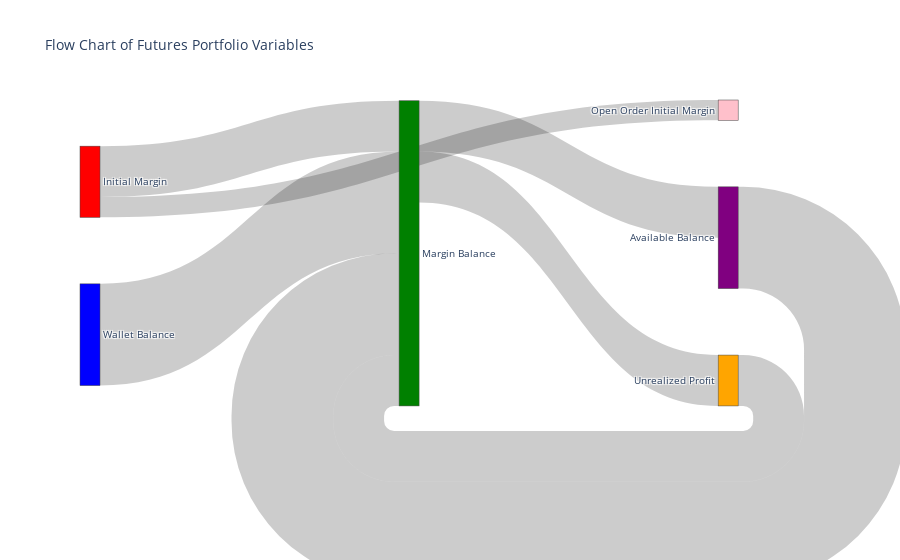

This figure's notebook cell:
### Code cell
import plotly.graph_objects as go

# Définir les nœuds du diagramme de flux
nodes = dict(
    label=["Wallet Balance", "Margin Balance", "Available Balance", "Unrealized Profit", "Initial Margin", "Open Order Initial Margin", "Position Initial Margin"],
    color=["blue", "green", "purple", "orange", "red", "pink", "yellow"]
)

# Définir les liens entre les nœuds
links = dict(
    source=[0, 1, 1, 2, 3, 4, 4],  # index des nœuds sources
    target=[1, 2, 3, 1, 1, 1, 5],  # index des nœuds cibles
    value=[10000, 5000, 5000, 10000, 5000, 5000, 2000]  # valeurs associées aux liens
)

# Créer le diagramme de flux
fig = go.Figure(go.Sankey(
    node=nodes,
    link=links
))

# Ajouter un titre
fig.update_layout(title_text="Flow Chart of Futures Portfolio Variables", font_size=10)

# Afficher le diagramme
fig.show()

### Figure 1 — Plotly figure (JSON) as saved in the notebook; plotly's stock layout.template omitted (floating-point values rounded to 4 significant figures)
{"data": [{"link": {"source": [0, 1, 1, 2, 3, 4, 4], "target": [1, 2, 3, 1, 1, 1, 5], "value": [10000, 5000, 5000, 10000, 5000, 5000, 2000]}, "node": {"color": ["blue", "green", "purple", "orange", "red", "pink", "yellow"], "label": ["Wallet Balance", "Margin Balance", "Available Balance", "Unrealized Profit", "Initial Margin", "Open Order Initial Margin", "Position Initial Margin"]}, "type": "sankey"}], "layout": {"font": {"size": 10}, "title": {"text": "Flow Chart of Futures Portfolio Variables"}}}
